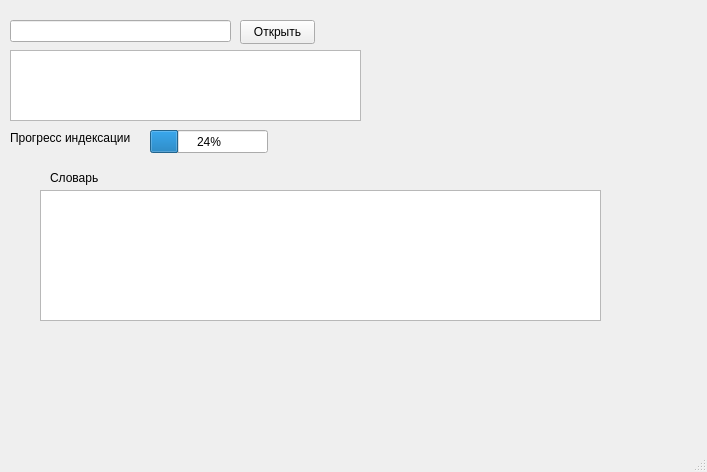
<?xml version="1.0" encoding="UTF-8"?>
<ui version="4.0">
 <class>SearchServer</class>
 <widget class="QMainWindow" name="SearchServer">
  <property name="geometry">
   <rect>
    <x>0</x>
    <y>0</y>
    <width>707</width>
    <height>472</height>
   </rect>
  </property>
  <property name="windowTitle">
   <string>SerachServer</string>
  </property>
  <widget class="QWidget" name="centralwidget">
   <widget class="QLineEdit" name="requestURL">
    <property name="geometry">
     <rect>
      <x>10</x>
      <y>20</y>
      <width>221</width>
      <height>22</height>
     </rect>
    </property>
    <property name="readOnly">
     <bool>true</bool>
    </property>
   </widget>
   <widget class="QPushButton" name="openRequest">
    <property name="geometry">
     <rect>
      <x>240</x>
      <y>20</y>
      <width>75</width>
      <height>24</height>
     </rect>
    </property>
    <property name="text">
     <string>Открыть</string>
    </property>
   </widget>
   <widget class="QTextBrowser" name="requests">
    <property name="geometry">
     <rect>
      <x>10</x>
      <y>50</y>
      <width>351</width>
      <height>71</height>
     </rect>
    </property>
   </widget>
   <widget class="QProgressBar" name="progressBarIndexation">
    <property name="geometry">
     <rect>
      <x>150</x>
      <y>130</y>
      <width>118</width>
      <height>23</height>
     </rect>
    </property>
    <property name="value">
     <number>24</number>
    </property>
   </widget>
   <widget class="QLabel" name="progressLabel">
    <property name="geometry">
     <rect>
      <x>10</x>
      <y>130</y>
      <width>131</width>
      <height>16</height>
     </rect>
    </property>
    <property name="text">
     <string>Прогресс индексации</string>
    </property>
   </widget>
   <widget class="QTextBrowser" name="freqDict">
    <property name="geometry">
     <rect>
      <x>40</x>
      <y>190</y>
      <width>561</width>
      <height>131</height>
     </rect>
    </property>
   </widget>
   <widget class="QLabel" name="label">
    <property name="geometry">
     <rect>
      <x>50</x>
      <y>170</y>
      <width>49</width>
      <height>16</height>
     </rect>
    </property>
    <property name="text">
     <string>Словарь</string>
    </property>
   </widget>
  </widget>
  <widget class="QStatusBar" name="statusbar"/>
 </widget>
 <resources/>
 <connections/>
</ui>
